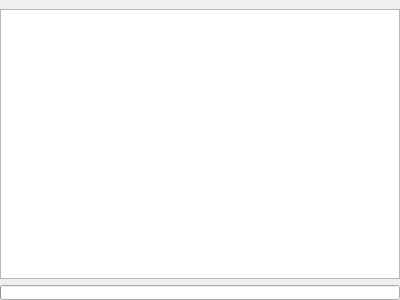
<?xml version="1.0" encoding="UTF-8"?>
<ui version="4.0">
 <class>WidgetSearch</class>
 <widget class="QWidget" name="WidgetSearch">
  <property name="geometry">
   <rect>
    <x>0</x>
    <y>0</y>
    <width>400</width>
    <height>300</height>
   </rect>
  </property>
  <property name="windowTitle">
   <string>Form</string>
  </property>
  <layout class="QVBoxLayout" name="verticalLayout">
   <property name="leftMargin">
    <number>0</number>
   </property>
   <property name="topMargin">
    <number>9</number>
   </property>
   <property name="rightMargin">
    <number>0</number>
   </property>
   <property name="bottomMargin">
    <number>0</number>
   </property>
   <item>
    <widget class="QTreeView" name="treeView">
     <property name="alternatingRowColors">
      <bool>true</bool>
     </property>
    </widget>
   </item>
   <item>
    <widget class="QProgressBar" name="prgSearch">
     <property name="maximumSize">
      <size>
       <width>16777215</width>
       <height>15</height>
      </size>
     </property>
     <property name="value">
      <number>0</number>
     </property>
     <property name="alignment">
      <set>Qt::AlignCenter</set>
     </property>
     <property name="textVisible">
      <bool>true</bool>
     </property>
     <property name="format">
      <string/>
     </property>
    </widget>
   </item>
  </layout>
 </widget>
 <resources/>
 <connections/>
</ui>
